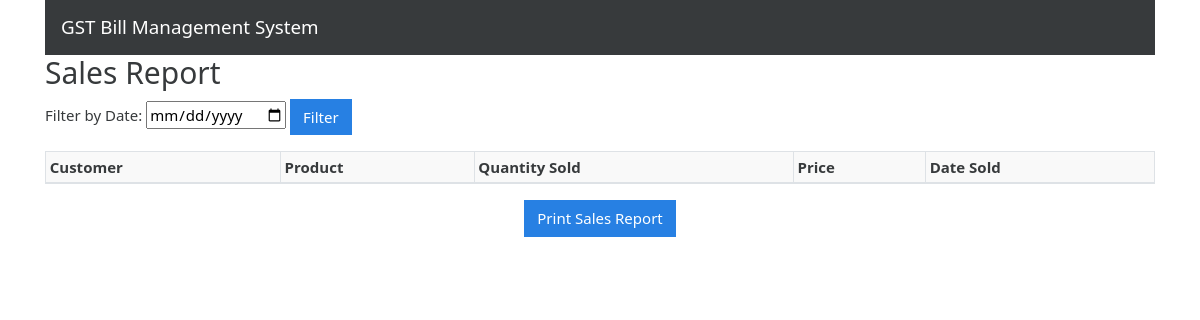
Page /generate_sales_report/ on the earlier database version.
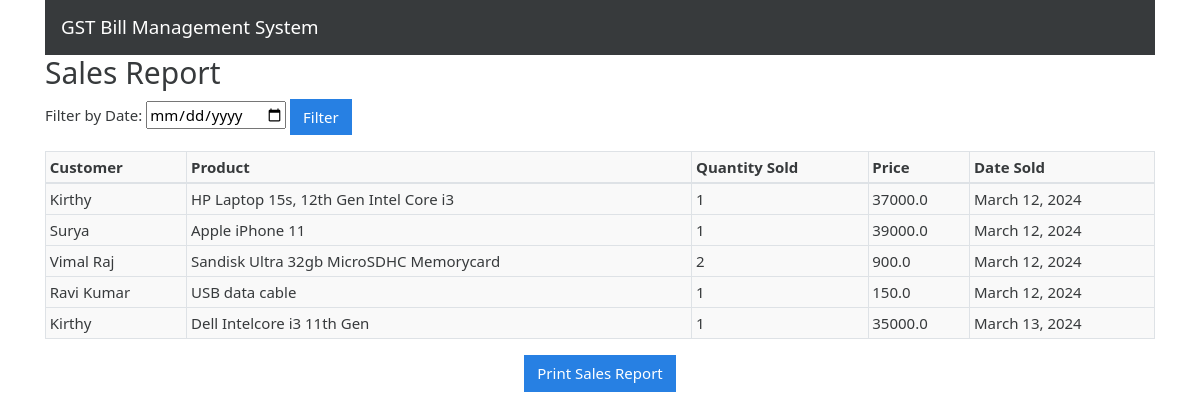
Same page on the later database version.
### gstbillingapp/models.py (models this page shows, shortened)
class Product(models.Model):
    user = models.ForeignKey(User, null=True, blank=True, on_delete=models.SET_NULL)
    product_name = models.CharField(max_length=200)
    product_hsn = models.CharField(max_length=50, null=True, blank=True)
    product_unit = models.CharField(max_length=50)
    product_gst_percentage = models.FloatField()
    product_rate_with_gst = models.FloatField()

class Customer(models.Model):
    user = models.ForeignKey(User, null=True, blank=True, on_delete=models.SET_NULL)
    customer_name = models.CharField(max_length=200)
    customer_address = models.TextField(max_length=600, blank=True, null=True)
    customer_phone = models.CharField(max_length=10, blank=True, null=True)
    customer_gst = models.CharField(max_length=15, blank=True, null=True)

class Invoice(models.Model):
    user = models.ForeignKey(User, null=True, blank=True, on_delete=models.SET_NULL)
    invoice_number = models.IntegerField()
    invoice_date = models.DateField()
    invoice_customer = models.ForeignKey('Customer', on_delete=models.SET_NULL, null=True)
    invoice_json = models.TextField()
    inventory_reflected = models.BooleanField(default=True)
    books_reflected = models.BooleanField(default=True)

### gstbillingapp/views.py (the view)
# urls.py: path('generate_sales_report/', views.generate_sales_report, name='generate_sales_report'),
def generate_sales_report(request):
    sales_data = []
    date_filter = request.GET.get('date', None)
    invoices = Invoice.objects.filter(books_reflected=True)
    if date_filter:
        invoices = invoices.filter(invoice_date=date_filter)
    for invoice in invoices:
        if invoice.invoice_customer:
            sale = {
                'customer_name': invoice.invoice_customer.customer_name,
                'product_name': '',
                'qty': 0,
                'date': invoice.invoice_date,
                'total_amount': 0,  # Initialize total amount
            }
            if isinstance(invoice.invoice_json, dict) and 'items' in invoice.invoice_json:
                items = invoice.invoice_json['items']
                if isinstance(items, list) and items:
                    item = items[0]
                    sale['product_name'] = item.get('invoice_product', '')
                    sale['qty'] = item.get('invoice_qty', 0)
            inventory_log_data = InventoryLog.objects.filter(associated_invoice=invoice).values(
                'product__product_name', 'change', 'date', 'product__product_rate_with_gst'
            )
            if inventory_log_data:
                total_qty_sold = abs(inventory_log_data.aggregate(total_qty=Sum('change'))['total_qty'])
                sale['qty'] = total_qty_sold
                sale['product_name'] = inventory_log_data[0]['product__product_name']
                product_rate = inventory_log_data[0]['product__product_rate_with_gst']
                sale['total_amount'] = total_qty_sold * product_rate
            sales_data.append(sale)
    context = {
        'sales_data': sales_data,
        'date_filter': date_filter,
    }
    return render(request, 'gstbillingapp/sales_report.html', context)

### gstbillingapp/templates/gstbillingapp/sales_report.html
{% extends "gstbillingapp/base.html" %}
{% block content %}
<h2>Sales Report</h2>
<div class="mb-3">
    <form method="get">
        <label for="dateFilter">Filter by Date:</label>
        <input type="date" id="dateFilter" name="date" value="{{ date_filter }}">
        <button type="submit" class="btn btn-primary">Filter</button>
    </form>
</div>
<table class="table table-bordered">
    <thead>
        <tr>
            <th>Customer</th>
            <th>Product</th>
            <th>Quantity Sold</th>
            <th>Price</th>
            <th>Date Sold</th>
        </tr>
    </thead>
    <tbody>
        {% for sale in sales_data %}
            <tr>
                <td>{% if sale.customer_name %}{{ sale.customer_name }}{% endif %}</td>
                <td>{% if sale.product_name %}{{ sale.product_name }}{% endif %}</td>
                <td>{% if sale.qty %}{{ sale.qty }}{% endif %}</td>
                <td>{% if sale.total_amount %}{{ sale.total_amount }}{% endif %}</td>
                <td>{% if sale.date %}{{ sale.date }}{% endif %}</td>
            </tr>
        {% endfor %}
    </tbody>
</table>
<button onclick="window.print();" class="btn btn-primary d-print-none d-block mx-auto">Print Sales Report</button>
{% endblock %}

Differences in the rows shown:
now on this page (row edited): Product: customer_name "Kirthy", product_name "HP Laptop 15s, 12th Gen Intel Core i3", qty "1", total_amount "37000.0", date "March 12, 2024"
added Product: customer_name "Surya", product_name "Apple iPhone 11", qty "1", total_amount "39000.0", date "March 12, 2024"
added Product: customer_name "Vimal Raj", product_name "Sandisk Ultra 32gb MicroSDHC Memorycard", qty "2", total_amount "900.0", date "March 12, 2024"
added Product: customer_name "Ravi Kumar", product_name "USB data cable", qty "1", total_amount "150.0", date "March 12, 2024"
now on this page (row edited): Product: customer_name "Kirthy", product_name "Dell Intelcore i3 11th Gen", qty "1", total_amount "35000.0", date "March 13, 2024"
